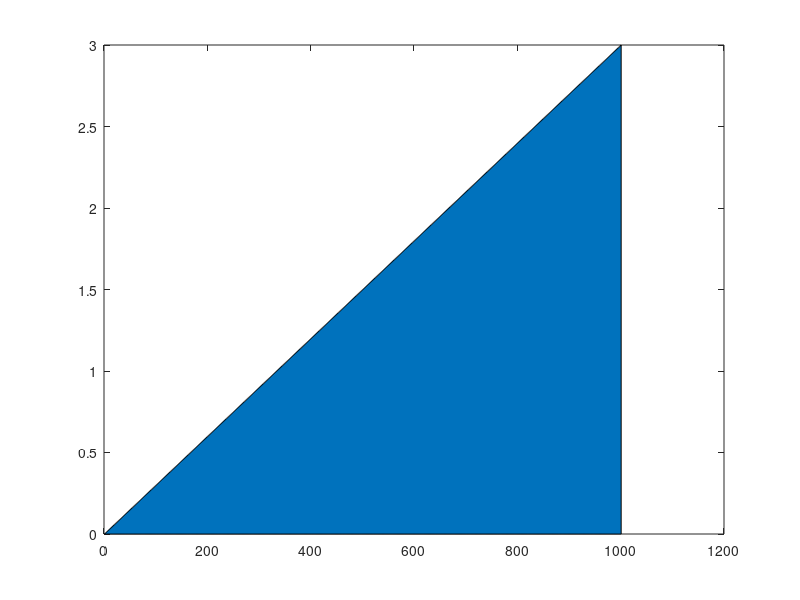

MATLAB code for this plot: (Note: this script raises an error after producing the figure.)
% By Mohammad Zandsalimy
% mohammad.zandsalimy@ubc.ca

clc;clear all;close all;

% Add any ambient pressure here;
p_a=[1;
  0.95;
  0.891326857516377;
  0.8;
  0.7;
  0.602092921099992;
  0.4;
  0.147904383222765;
  0.05];

p_0=1;
k=1.4;

N=1001;
x=linspace(0.0,3.0,N)';
p=zeros(length(p_a),N+2);
M=zeros(length(p_a),N+2);
A=area(x);
x(N+1:N+2)=[3.1;3.3];

sol=solveAeraForMach(A(end)/1.0,0,1);
p_ratio(1)=(1+(k-1)*sol^2/2)^(-k/(k-1));
sol=solveAeraForMach(A(end)/1.0,1,1000);
p_ratio(3)=(1+(k-1)*sol^2/2)^(-k/(k-1));
p_ratio(2)=p_ratio(3)*(2*k*sol^2-k+1)/(k+1);

for i=1:length(p_a)
  if (p_a(i)>p_ratio(1))
    sol=solvePressureForMach(p_a(i),0,1);
    A_star=A(end)/solveMachForArea(sol);
    for j=1:N
      M(i,j)=solveAeraForMach(A(j)/A_star,0,1);
      p(i,j)=solveMachForPressure(M(i,j));
    end
    p(i,N+1:end)=p(i,N);
    M(i,N+1:end)=M(i,N);
  elseif (p_a(i)>p_ratio(2))
    A_star=1.0;
    for j=1:floor(N*2/3)
      M(i,j)=solveAeraForMach(A(j)/A_star,0,1);
      p(i,j)=solveMachForPressure(M(i,j));
    end
    [sol,A_star_new,p0_new]=solveForShockPosition(p_a(i),2,3);
    for j=floor(N*2/3)+1:sum(x<sol)
      M(i,j)=solveAeraForMach(A(j)/A_star,1,1000);
      p(i,j)=solveMachForPressure(M(i,j));
    end
    for j=sum(x<sol)+1:N
      M(i,j)=solveAeraForMach(A(j)/A_star_new,0,1);
      p(i,j)=p0_new*solveMachForPressure(M(i,j));
    end
    p(i,N+1:end)=p(i,N);
    M(i,N+1:end)=M(i,N);
  else
    A_star=1.0;
    for j=1:floor(N*2/3)
      M(i,j)=solveAeraForMach(A(j)/A_star,0,1);
      p(i,j)=solveMachForPressure(M(i,j));
    end
    for j=floor(N*2/3)+1:N
      sol=solveAeraForMach(A(j)/A_star,1,1000);
      M(i,j)=sol;
      p(i,j)=solveMachForPressure(sol);
    end
    p(i,N+1:N+2)=p_a(i);
    M(i,N+1:end)=solvePressureForMach(p_a(i),1,1000);
  end
end

% fig = figure('position', [50, 50, 1000, 900]);

subplot(3,1,2);
hold on
plot(x,p,'LineWidth',2)
plot([2,2,3,3,2],[-1,2,2,-1,-1],'--k')
for i=1:length(p_a)
  text(x(end)+0.1,p(i,end),num2str(p(i,end)));
end
axis([0,4,0,1.2])
xlabel('x');
ylabel('p/p_0');

subplot(3,1,3);
hold on
plot(x,M,'LineWidth',2)
plot([2,2,3,3,2],[-1,10,10,-1,-1],'--k')
for i=1:length(p_a)
  text(x(end)+0.1,M(i,end),num2str(M(i,end)));
end
axis([0,4,-0.2,3])
xlabel('x');
ylabel('M');

x(N+1:N+2)=[];
subplot(3,1,1);
hold on
fill([0,0,3,3,0],[-2,2,2,-2,-2],'k','FaceAlpha',.3,'EdgeAlpha',.3)
fill([x;flipud(x)],0.5*[A;-flipud(A)],'w','EdgeColor','w')
plot([2,2,3,3,2],[-10,10,10,-10,-10],'--k')
axis([0,4,-2,2])
xlabel('x');
ylabel('Area');
